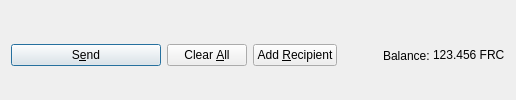
         <widget class="QFrame" name="frame_Send">
          <layout class="QHBoxLayout" name="horizontalLayout">
           <property name="bottomMargin">
            <number>0</number>
           </property>
           <item>
            <widget class="QPushButton" name="sendButton">
             <property name="minimumSize">
              <size>
               <width>150</width>
               <height>0</height>
              </size>
             </property>
             <property name="toolTip">
              <string>Confirm the send action</string>
             </property>
             <property name="text">
              <string>S&amp;end</string>
             </property>
             <property name="icon">
              <iconset resource="../french.qrc">
               <normaloff>:/icons/send</normaloff>:/icons/send</iconset>
             </property>
             <property name="autoDefault">
              <bool>false</bool>
             </property>
             <property name="default">
              <bool>true</bool>
             </property>
            </widget>
           </item>
           <item>
            <widget class="QPushButton" name="clearButton">
             <property name="sizePolicy">
              <sizepolicy hsizetype="Minimum" vsizetype="Fixed">
               <horstretch>0</horstretch>
               <verstretch>0</verstretch>
              </sizepolicy>
             </property>
             <property name="toolTip">
              <string>Clear all fields of the form.</string>
             </property>
             <property name="text">
              <string>Clear &amp;All</string>
             </property>
             <property name="icon">
              <iconset resource="../french.qrc">
               <normaloff>:/icons/remove</normaloff>:/icons/remove</iconset>
             </property>
             <property name="autoDefault">
              <bool>false</bool>
             </property>
            </widget>
           </item>
           <item>
            <widget class="QPushButton" name="addButton">
             <property name="toolTip">
              <string>Send to multiple recipients at once</string>
             </property>
             <property name="text">
              <string>Add &amp;Recipient</string>
             </property>
             <property name="icon">
              <iconset resource="../french.qrc">
               <normaloff>:/icons/add</normaloff>:/icons/add</iconset>
             </property>
             <property name="autoDefault">
              <bool>false</bool>
             </property>
            </widget>
           </item>
           <item>
            <spacer name="horizontalSpacer">
             <property name="orientation">
              <enum>Qt::Horizontal</enum>
             </property>
             <property name="sizeHint" stdset="0">
              <size>
               <width>40</width>
               <height>20</height>
              </size>
             </property>
            </spacer>
           </item>
           <item>
            <layout class="QHBoxLayout" name="horizontalLayout_2">
             <property name="spacing">
              <number>3</number>
             </property>
             <item>
              <widget class="QLabel" name="label">
               <property name="text">
                <string>Balance:</string>
               </property>
              </widget>
             </item>
             <item>
              <widget class="QLabel" name="labelBalance">
               <property name="sizePolicy">
                <sizepolicy hsizetype="Preferred" vsizetype="Fixed">
                 <horstretch>0</horstretch>
                 <verstretch>0</verstretch>
                </sizepolicy>
               </property>
               <property name="cursor">
                <cursorShape>IBeamCursor</cursorShape>
               </property>
               <property name="text">
                <string notr="true">123.456 FRC</string>
               </property>
               <property name="textInteractionFlags">
                <set>Qt::LinksAccessibleByMouse|Qt::TextSelectableByKeyboard|Qt::TextSelectableByMouse</set>
               </property>
              </widget>
             </item>
            </layout>
           </item>
          </layout>
         </widget>
